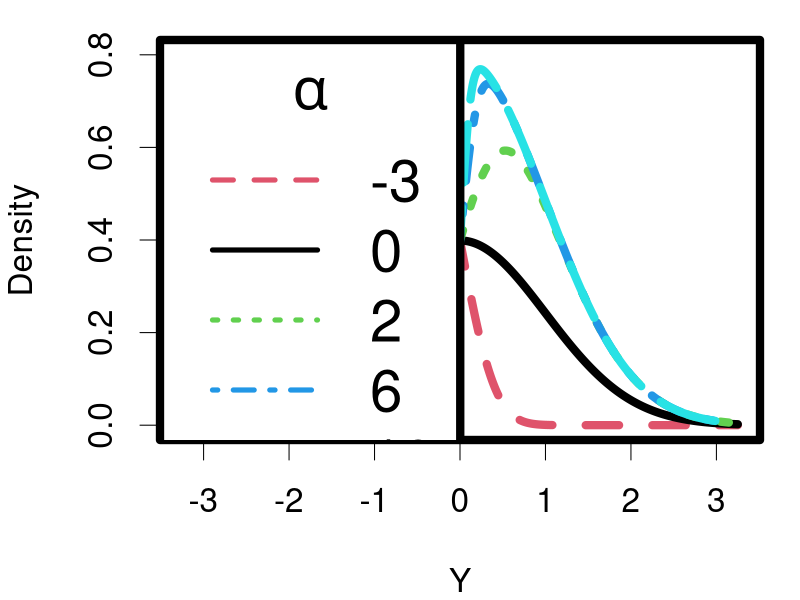
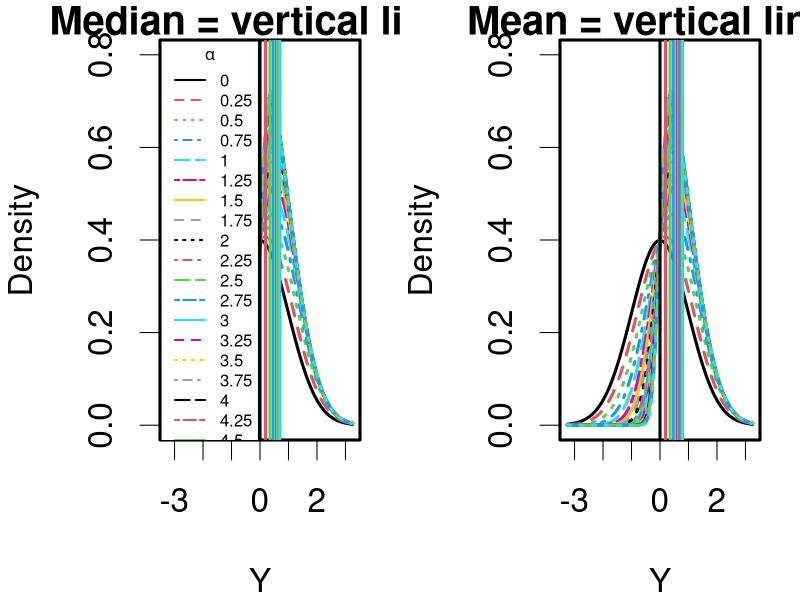
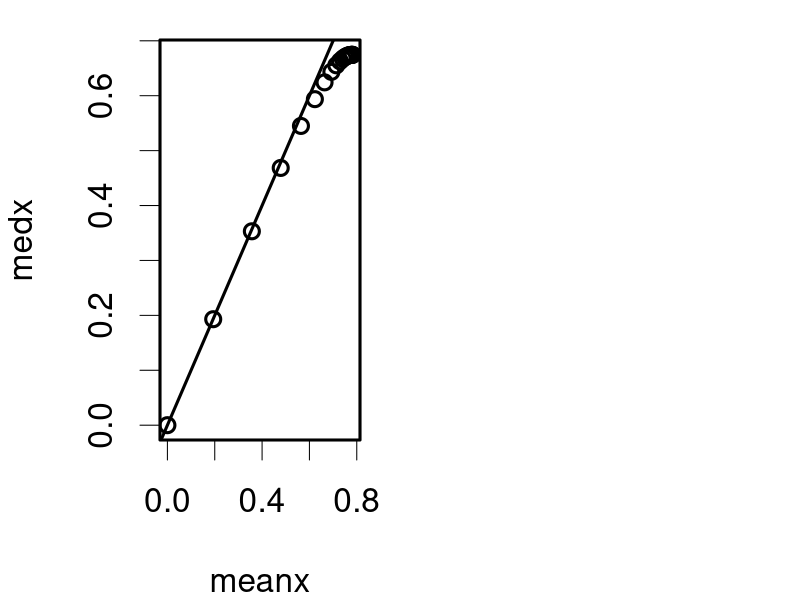

Reproduce these figures in R, in order.


library(sn)



x <- seq(-3.25, 3.25, length.out = 1000)
xi <- 0
omega <- 1
alpha <- c(-3,0, 2,6,10)
dx <- lapply(1:length(alpha), function(ii) dsn(x, xi, omega, alpha[ii], tau=0, dp=NULL, log=FALSE))


par.index <- c(2,1,3,4,5)
par(mar = c(4,4,1,1), lwd = 8, cex = 2)
plot(x, dx[[1]], "n", xlab = "Y", ylab = "Density", ylim = c(0,.8))
temp <- sapply(1:length(alpha), function(ii) lines(x, dx[[ii]], col = par.index[ii], lty = par.index[ii]))
legend("topleft", legend = alpha, col = par.index, lty = par.index, lwd = 5, title = expression(alpha), cex = 1.75)


fbeta <- function(a){sqrt(2/pi)*a/sqrt(1+a^2)}
fgamma <- function(b){0.5*(4 - pi)*b^2*(1-b^2)^(-3/2)}
beta <- fbeta(alpha)
gamma <- fgamma(beta)
mu <- xi + omega*beta
sig2 <- omega^2*(1-beta^2)

round(cbind(alpha, mu, sig2, gamma),3)






################  Exploration of robust (wrt skewness) parameters
x <- seq(-3.25, 3.25, length.out = 1000)
xi <- 0
omega <- 1
alpha <- seq(0, 5, by = 0.25)
dx <- lapply(1:length(alpha), function(ii) dsn(x, xi, omega, alpha[ii], tau=0, dp=NULL, log=FALSE))
medx <- sapply(1:length(alpha), function(ii) qsn(.5, xi, omega, alpha[ii], tau=0, dp=NULL, log=FALSE))
fbeta <- function(a){sqrt(2/pi)*a/sqrt(1+a^2)}
fgamma <- function(b){0.5*(4 - pi)*b^2*(1-b^2)^(-3/2)}
beta <- fbeta(alpha)
gamma <- fgamma(beta)
meanx <- xi + omega*beta

par(mfrow = c(1,2), mar = c(4,4,1,1), lwd = 3, cex = 2)
#Median
plot(x, dx[[1]], "n", xlab = "Y", ylab = "Density", ylim = c(0,.8), main = "Median = vertical lines")
temp <- sapply(1:length(alpha), function(ii) lines(x, dx[[ii]], col = ii, lty = ii))
abline(v = medx, col = 1:length(alpha), lwd = 3, lty = 1)
legend("topleft", legend = alpha, col = 1:length(alpha), lty = 1:length(alpha), lwd = 2, title = expression(alpha), cex = .5)
#Mean
plot(x, dx[[1]], "n", xlab = "Y", ylab = "Density", ylim = c(0,.8), main = "Mean = vertical lines")
temp <- sapply(1:length(alpha), function(ii) lines(x, dx[[ii]], col = ii, lty = ii))
abline(v = meanx, col = 1:length(alpha), lwd = 3, lty = 1)

plot(meanx, medx)
abline(a = 0, b = 1)
